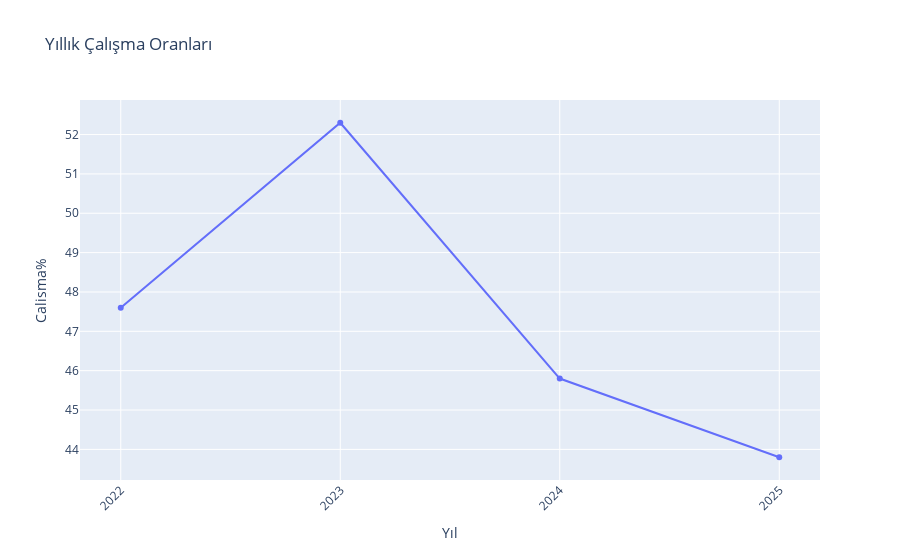

Notebook code cell kept with this figure:
### Markdown cell above
##### Yıllık Grafik

### Code cell
fig = px.line(merged_yillik.reset_index(), 
              x='Yıl', 
              y='Calisma%',
              title='Yıllık Çalışma Oranları',
              markers=True)
fig.update_layout(
    xaxis_tickangle=-45,
    showlegend=False
)

fig.show()

### Figure 1 — Plotly figure (JSON) as saved in the notebook; plotly's stock layout.template omitted (floating-point values rounded to 4 significant figures)
{"data": [{"hovertemplate": "Yıl=%{x}<br>Calisma%=%{y}<extra></extra>", "legendgroup": "", "line": {"color": "#636efa", "dash": "solid"}, "marker": {"symbol": "circle"}, "mode": "markers+lines", "name": "", "orientation": "v", "showlegend": false, "type": "scatter", "x": ["2022", "2023", "2024", "2025"], "xaxis": "x", "y": [47.6, 52.3, 45.8, 43.8], "yaxis": "y"}], "layout": {"legend": {"tracegroupgap": 0}, "showlegend": false, "title": {"text": "Yıllık Çalışma Oranları"}, "xaxis": {"anchor": "y", "domain": [0, 1], "tickangle": -45, "title": {"text": "Yıl"}}, "yaxis": {"anchor": "x", "domain": [0, 1], "title": {"text": "Calisma%"}}}}
